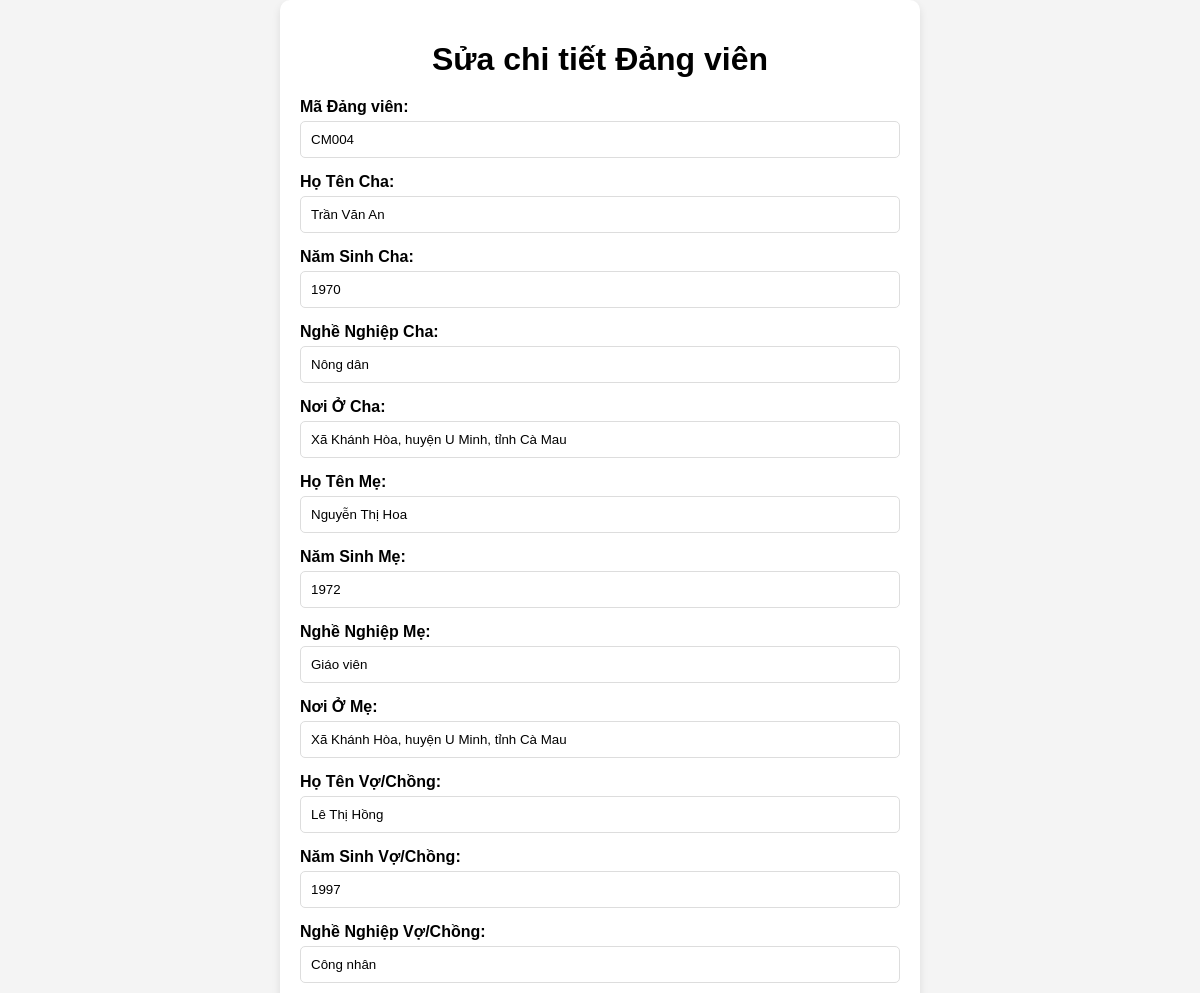
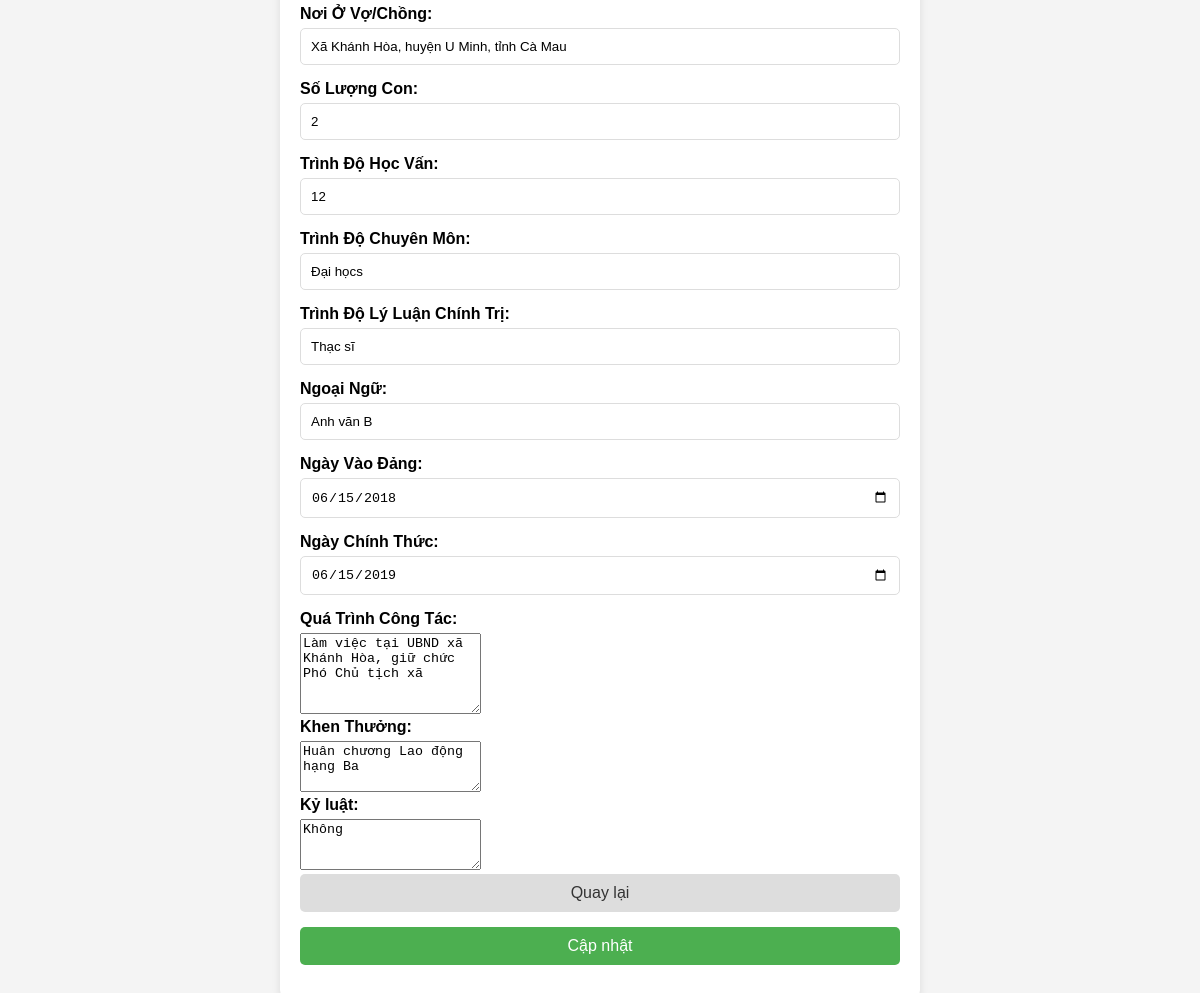
/admin/ChucNang/form_edit_ly_lich.php?maDangVien=CM004, run on the app's committed database (2 pictures, top to bottom).
### tables this page shows
CREATE TABLE `chi_tiet_dangvien` (
  `maDangVien` varchar(50) NOT NULL,
  `hoTenCha` varchar(255) DEFAULT NULL,
  `namSinhCha` year(4) DEFAULT NULL,
  `ngheNghiepCha` varchar(255) DEFAULT NULL,
  `noiOCha` varchar(255) DEFAULT NULL,
  `hoTenMe` varchar(255) DEFAULT NULL,
  `namSinhMe` year(4) DEFAULT NULL,
  `ngheNghiepMe` varchar(255) DEFAULT NULL,
  `noiOMe` varchar(255) DEFAULT NULL,
  `hoTenVoChong` varchar(255) DEFAULT NULL,
  `namSinhVoChong` year(4) DEFAULT NULL,
  `ngheNghiepVoChong` varchar(255) DEFAULT NULL,
  `noiOVoChong` varchar(255) DEFAULT NULL,
  `soLuongCon` int(11) DEFAULT NULL,
  `trinhDoHocVan` varchar(255) DEFAULT NULL,
  `trinhDoChuyenMon` varchar(255) DEFAULT NULL,
  `trinhDoLyLuanChinhTri` varchar(255) DEFAULT NULL,
  `ngoaiNgu` varchar(255) DEFAULT NULL,
  `ngayVaoDang` date DEFAULT NULL,
  `ngayChinhThuc` date DEFAULT NULL,
  `quaTrinhCongTac` text DEFAULT NULL,
  `khenThuong` text DEFAULT NULL,
  `kyLuat` text DEFAULT NULL,
  `soDienThoai` varchar(15) DEFAULT NULL,
  `email` varchar(255) DEFAULT NULL
);

### admin/ChucNang/form_edit_ly_lich.php (the view, shortened to what this page needs)
<?php
require "../Config/connect_db.php";
$maDangVien = $_GET['maDangVien'];
$sql = "SELECT * FROM chi_tiet_dangvien WHERE maDangVien = ?";
$stmt = $conn->prepare($sql);
$stmt->bind_param("s", $maDangVien);
$stmt->execute();
$result = $stmt->get_result();
$data = $result->fetch_assoc();
?>
<!DOCTYPE html>
<html lang="en">
<head>
</head>
<body>
    <div class="form-container">
        <h1>Sửa chi tiết Đảng viên</h1>
        <form method="POST">
            <label>Mã Đảng viên:</label>
            <input type="text" name="maDangVien" value="<?php echo $data['maDangVien'] ?? ''; ?>" readonly>
                <label>Họ Tên Cha:</label>
                <input type="text" name="hoTenCha" value="<?php echo $data['hoTenCha'] ?? ''; ?>">
                <label>Năm Sinh Cha:</label>
                <input type="text" name="namSinhCha" value="<?php echo $data['namSinhCha'] ?? ''; ?>">
                <label>Nghề Nghiệp Cha:</label>
                <input type="text" name="ngheNghiepCha" value="<?php echo $data['ngheNghiepCha'] ?? ''; ?>">
                <label>Nơi Ở Cha:</label>
                <input type="text" name="noiOCha" value="<?php echo $data['noiOCha'] ?? ''; ?>">
                <label>Họ Tên Mẹ:</label>
                <input type="text" name="hoTenMe" value="<?php echo $data['hoTenMe'] ?? ''; ?>">
                <label>Năm Sinh Mẹ:</label>
                <input type="text" name="namSinhMe" value="<?php echo $data['namSinhMe'] ?? ''; ?>">
                <label>Nghề Nghiệp Mẹ:</label>
                <input type="text" name="ngheNghiepMe" value="<?php echo $data['ngheNghiepMe'] ?? ''; ?>">
                <label>Nơi Ở Mẹ:</label>
                <input type="text" name="noiOMe" value="<?php echo $data['noiOMe'] ?? ''; ?>">
                <label>Họ Tên Vợ/Chồng:</label>
                <input type="text" name="hoTenVoChong" value="<?php echo $data['hoTenVoChong'] ?? ''; ?>">
                <label>Năm Sinh Vợ/Chồng:</label>
                <input type="text" name="namSinhVoChong" value="<?php echo $data['namSinhVoChong'] ?? ''; ?>">
                <label>Nghề Nghiệp Vợ/Chồng:</label>
                <input type="text" name="ngheNghiepVoChong" value="<?php echo $data['ngheNghiepVoChong'] ?? ''; ?>">
                <label>Nơi Ở Vợ/Chồng:</label>
                <input type="text" name="noiOVoChong" value="<?php echo $data['noiOVoChong'] ?? ''; ?>">
                <label>Số Lượng Con:</label>
                <input type="number" name="soLuongCon" value="<?php echo $data['soLuongCon'] ?? ''; ?>">
                <label>Trình Độ Học Vấn:</label>
                <input type="text" name="trinhDoHocVan" value="<?php echo $data['trinhDoHocVan'] ?? ''; ?>">
                <label>Trình Độ Chuyên Môn:</label>
                <input type="text" name="trinhDoChuyenMon" value="<?php echo $data['trinhDoChuyenMon'] ?? ''; ?>">
                <label>Trình Độ Lý Luận Chính Trị:</label>
                <input type="text" name="trinhDoLyLuanChinhTri" value="<?php echo $data['trinhDoLyLuanChinhTri'] ?? ''; ?>">
                <label>Ngoại Ngữ:</label>
                <input type="text" name="ngoaiNgu" value="<?php echo $data['ngoaiNgu'] ?? ''; ?>">
                <label>Ngày Vào Đảng:</label>
                <input type="date" name="ngayVaoDang" value="<?php echo $data['ngayVaoDang'] ?? ''; ?>">
                <label>Ngày Chính Thức:</label>
                <input type="date" name="ngayChinhThuc" value="<?php echo $data['ngayChinhThuc'] ?? ''; ?>">
                <label>Quá Trình Công Tác:</label>
                <textarea name="quaTrinhCongTac" rows="5"><?php echo $data['quaTrinhCongTac'] ?? ''; ?></textarea>
                <label>Khen Thưởng:</label>
                <textarea name="khenThuong" rows="3"><?php echo $data['khenThuong'] ?? ''; ?></textarea>
                <label>Kỷ luật: </label>
                <textarea name="kyLuat" rows="3"><?php echo $data['kyLuat'] ?? ''; ?></textarea>
                <a href="../dang_vien.php" style="text-decoration: none;">
                    <button type="button" style="background-color: #ddd; color: #333;">Quay lại</button>
                </a>
                <button type="submit" style="background-color: #4CAF50; color: white;">Cập nhật</button>
            </form>
        </div>
</body>
</html>

### admin/ChucNang/form_edit_ly_lich.php (style rules this page uses)
body { font-family: Arial, sans-serif; background-color: #f4f4f4; margin: 0; padding: 0; display: flex; justify-content: center; align-items: center; min-height: 100vh; }
.form-container { width: 100%; max-width: 600px; background: #ffffff; padding: 20px; border-radius: 10px; box-shadow: 0 4px 8px rgba(0, 0, 0, 0.1); }
.form-container h1 { text-align: center; margin-bottom: 20px; }
.form-container label { display: block; font-weight: bold; margin-bottom: 5px; }
.form-container input, .form-container select, .form-container button { width: 100%; padding: 10px; margin-bottom: 15px; border: 1px solid #ddd; border-radius: 5px; box-sizing: border-box; }
.form-container button { background-color: #4CAF50; color: white; font-size: 16px; cursor: pointer; transition: background-color 0.3s ease; border: none; }

### data on the page
chi_tiet_dangvien: maDangVien "CM004", hoTenCha "Trần Văn An", namSinhCha "1970", ngheNghiepCha "Nông dân", noiOCha "Xã Khánh Hòa, huyện U Minh, tỉnh Cà Mau", hoTenMe "Nguyễn Thị Hoa", namSinhMe "1972", ngheNghiepMe "Giáo viên", noiOMe "Xã Khánh Hòa, huyện U Minh, tỉnh Cà Mau", hoTenVoChong "Lê Thị Hồng", namSinhVoChong "1997", ngheNghiepVoChong "Công nhân", noiOVoChong "Xã Khánh Hòa, huyện U Minh, tỉnh Cà Mau", soLuongCon "2", trinhDoHocVan "12", trinhDoChuyenMon "Đại họcs", trinhDoLyLuanChinhTri "Thạc sĩ", ngoaiNgu "Anh văn B", ngayVaoDang "06/15/2018", ngayChinhThuc "06/15/2019", quaTrinhCongTac "Làm việc tại UBND xã Khánh Hòa, giữ chức Phó Chủ tịch xã", khenThuong "Huân chương Lao động hạng Ba", kyLuat "Không"
